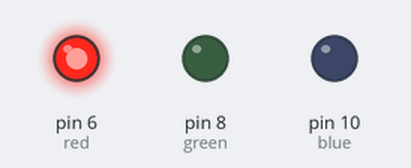
A sketch run on a simulated Arduino Uno, built with avr-gcc and run on an emulated ATmega328P. Parts: output pins drawn as LEDs (lit = HIGH).

Above: at 2.5 s.
At 6.0 s:
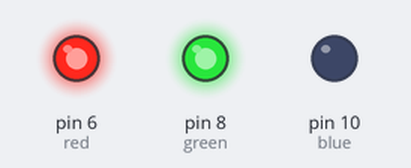
At 12.0 s:
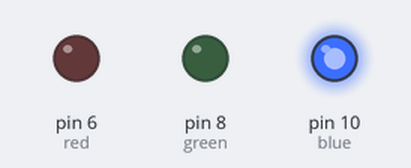
At 17.5 s:
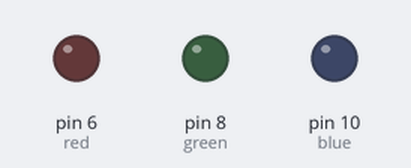
Timing chart, 0 to 23.4 s (numbered marks = the images above):
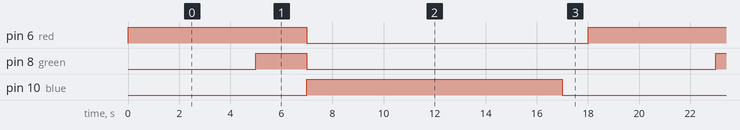

Measured:
- by itself, pin 6 (red): alternates HIGH for 7.0 s and LOW for 11.0 s
- by itself, pin 8 (green): alternates HIGH for 2.0 s and LOW for 16.0 s
- by itself, pin 10 (blue): alternates HIGH for 10.0 s and LOW for 8.0 s

The sketch:

sketch_jun08a.ino
```cpp
int red=6;
int green=8;
int blue=10;

void setup() {
  // put your setup code here, to run once:
  pinMode(red,OUTPUT);
  pinMode(green,OUTPUT);
  pinMode(blue,OUTPUT);
}

void loop() {
  // put your main code here, to run repeatedly:
  while(true){
    digitalWrite(red,HIGH);
    delay(5000);
    digitalWrite(red,HIGH);
    digitalWrite(green,HIGH);
    delay(2000);
    digitalWrite(red,LOW);
    digitalWrite(green,LOW);
    digitalWrite(blue,HIGH);
    delay(10000);
    digitalWrite(blue,LOW);
    delay(1000);
  }
}
```
